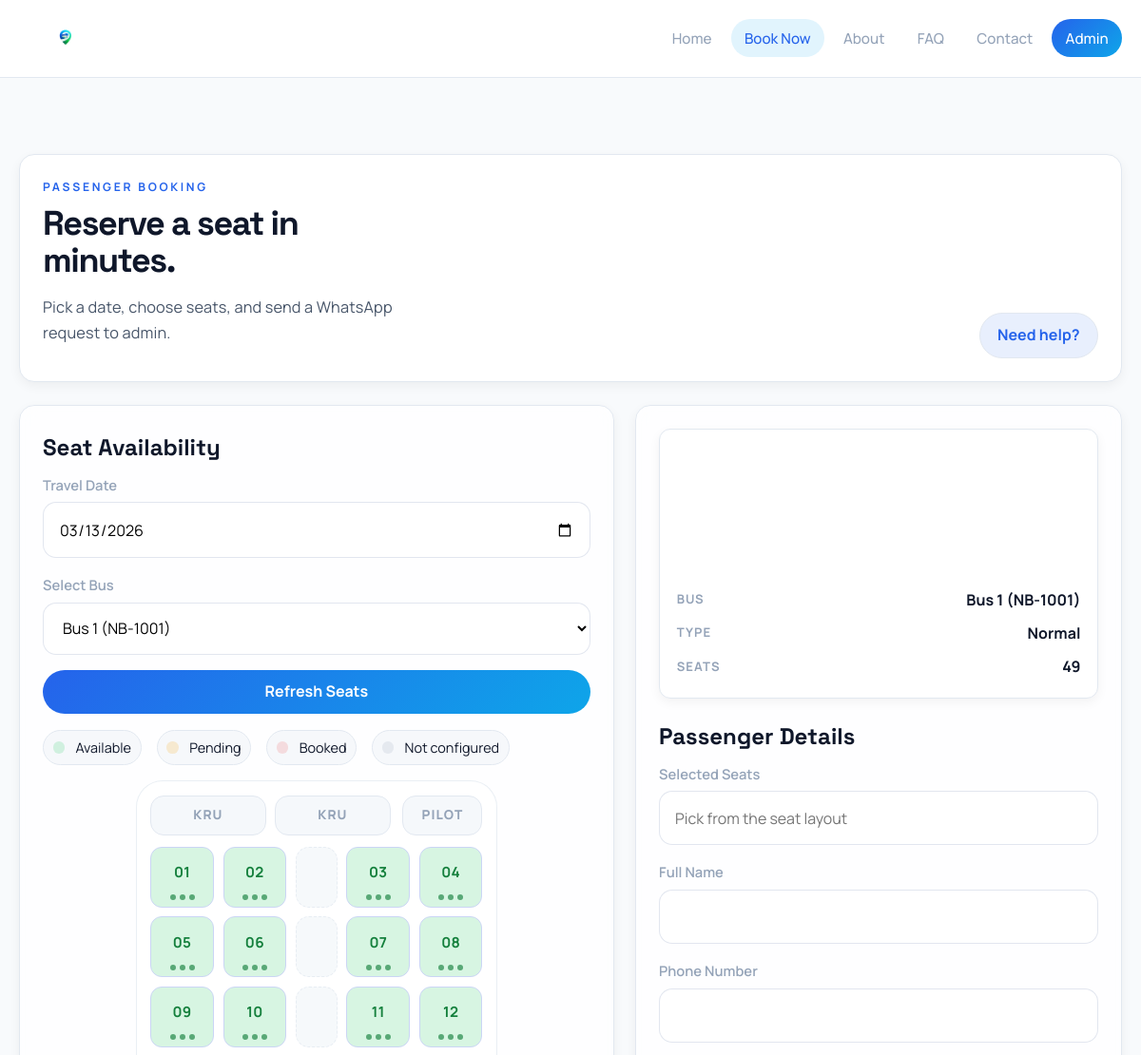
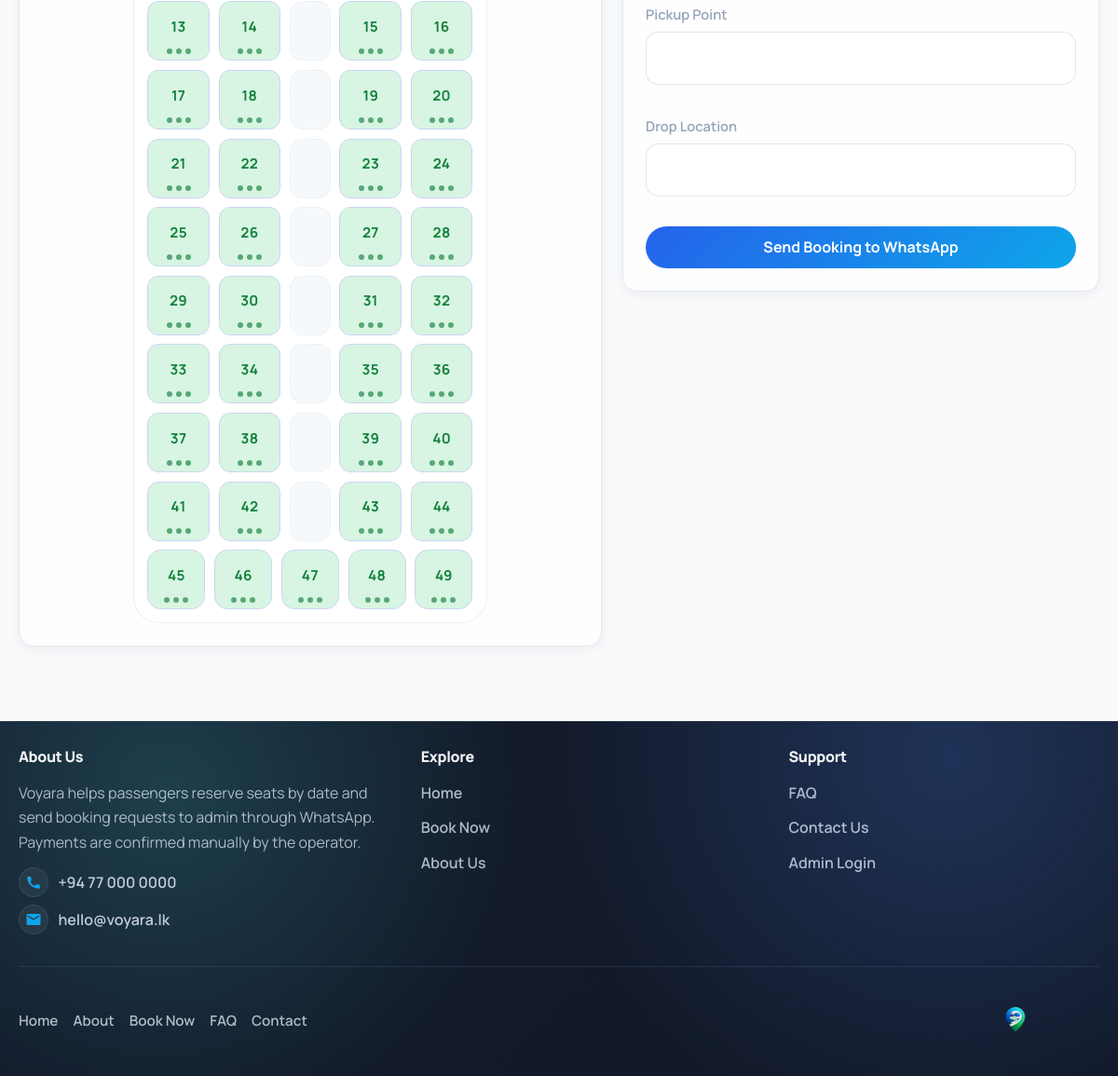
Screenshot of /booking.php with the database file from the repository (2 pictures, top to bottom).
### tables this page shows
CREATE TABLE IF NOT EXISTS buses (
    id INT UNSIGNED AUTO_INCREMENT PRIMARY KEY,
    name VARCHAR(100) NOT NULL,
    bus_number VARCHAR(50) NOT NULL,
    total_seats INT UNSIGNED NOT NULL DEFAULT 49,
    origin VARCHAR(150) NULL,
    destination VARCHAR(150) NULL,
    bus_type VARCHAR(50) NOT NULL DEFAULT 'Normal',
    description TEXT NULL,
    image_url TEXT NULL,
    start_time TIME NULL,
    end_time TIME NULL,
    is_active TINYINT(1) NOT NULL DEFAULT 1,
    created_at TIMESTAMP DEFAULT CURRENT_TIMESTAMP
);

### includes/db.php (called while the page is built, shortened)
<?php
function db(): PDO
{
    static $pdo = null;
    if ($pdo instanceof PDO) {
        return $pdo;
    }
    $dsn = sprintf('mysql:host=%s;port=%s;dbname=%s;charset=utf8mb4', DB_HOST, DB_PORT, DB_NAME);
    $pdo = new PDO($dsn, DB_USER, DB_PASS, [
        PDO::ATTR_ERRMODE => PDO::ERRMODE_EXCEPTION,
        PDO::ATTR_DEFAULT_FETCH_MODE => PDO::FETCH_ASSOC,
    ]);
    return $pdo;
}

### includes/functions.php (called while the page is built, shortened)
<?php
require_once __DIR__ . '/db.php';
function h(?string $value): string
{
    return htmlspecialchars((string) $value, ENT_QUOTES, 'UTF-8');
}
function request_value(string $key, string|int|float|bool $default = ''): string
{
    return trim((string) ($_POST[$key] ?? $_GET[$key] ?? $default));
}
function selected_date_or_today(?string $value = null): string
{
    $date = $value ?: date('Y-m-d');
    $parsed = DateTime::createFromFormat('Y-m-d', $date);
    return $parsed && $parsed->format('Y-m-d') === $date ? $date : date('Y-m-d');
}
function get_active_buses(): array
{
    $stmt = db()->prepare('SELECT id, name, bus_number, total_seats, origin, destination, bus_type, description, image_url, start_time, end_time, is_active FROM buses WHERE is_active = 1 ORDER BY id ASC');
    $stmt->execute();
    return $stmt->fetchAll();
}
function get_bus_by_id(int $busId): ?array
{
    $stmt = db()->prepare('SELECT id, name, bus_number, total_seats, origin, destination, bus_type, description, image_url, start_time, end_time, is_active FROM buses WHERE id = :id LIMIT 1');
    $stmt->execute(['id' => $busId]);
    $bus = $stmt->fetch();
    return $bus ?: null;
}
function get_bus_seats_with_status(int $busId, string $travelDate): array
{
    $sql = "
        SELECT
            s.id,
            s.seat_number,
            CASE
                WHEN o.status IS NOT NULL THEN o.status
                WHEN MAX(
                    CASE b.status
                        WHEN 'booked' THEN 2
                        WHEN 'pending' THEN 1
                        ELSE 0
                    END
                ) = 2 THEN 'booked'
                WHEN MAX(
                    CASE b.status
                        WHEN 'booked' THEN 2
                        WHEN 'pending' THEN 1
                        ELSE 0
                    END
                ) = 1 THEN 'pending'
                ELSE 'available'
            END AS seat_status
        FROM seats s
        LEFT JOIN seat_status_overrides o
            ON o.seat_id = s.id
            AND o.travel_date = :travel_date
        LEFT JOIN booking_seats bs ON bs.seat_id = s.id
        LEFT JOIN bookings b ON b.id = bs.booking_id
            AND b.travel_date = :travel_date
            AND b.status IN ('pending', 'booked')
        WHERE s.bus_id = :bus_id
        GROUP BY s.id, s.seat_number, o.status
        ORDER BY s.id ASC
    ";
    $stmt = db()->prepare($sql);
    $stmt->execute([
        'bus_id' => $busId,
        'travel_date' => $travelDate,
    ]);
    return $stmt->fetchAll();
}
function seat_number_normalize(string|int $seatNumber): string
{
    $n = (int) $seatNumber;
    return str_pad((string) $n, 2, '0', STR_PAD_LEFT);
}
function seat_layout_49(): array
{
    $rows = [];
    $seat = 1;
    for ($row = 1; $row <= 11; $row++) {
        $rows[] = [
            'type' => 'standard',
            'slots' => [
                seat_number_normalize($seat++),
                seat_number_normalize($seat++),
                null,
                seat_number_normalize($seat++),
                seat_number_normalize($seat++),
            ],
        ];
    }
    $rows[] = [
        'type' => 'back',
        'slots' => [
            seat_number_normalize($seat++),
            seat_number_normalize($seat++),
            seat_number_normalize($seat++),
            seat_number_normalize($seat++),
            seat_number_normalize($seat++),
        ],
    ];
    return $rows;
}
function seat_attributes_49(string $seatNumber): array
{
    $n = (int) $seatNumber;
    $zone = 'Middle';
    if ($n >= 1 && $n <= 12) {
        $zone = 'Near driver';
    } elseif ($n >= 33) {
        $zone = 'Back';
    }
    if ($n >= 45 && $n <= 49) {
        $side = match ($n - 44) {
            1 => 'Left window',
            2 => 'Left aisle',
            3 => 'Middle',
            4 => 'Right aisle',
            5 => 'Right window',
            default => 'Middle',
        };
        return [
            'zone' => 'Back',
            'side' => $side,
            'row' => 12,
            'is_back_bench' => true,
        ];
    }
    $row = (int) ceil($n / 4);
    $posInRow = (($n - 1) % 4) + 1;
    $side = match ($posInRow) {
        1 => 'Left window',
        2 => 'Left aisle',
        3 => 'Right aisle',
        4 => 'Right window',
        default => 'Unknown',
    };
    return [
        'zone' => $zone,
        'side' => $side,
        'row' => $row,
        'is_back_bench' => false,
    ];
}
function seat_label_49(string $seatNumber): string
{
    $seatNumber = seat_number_normalize($seatNumber);
    $attr = seat_attributes_49($seatNumber);
    $pieces = array_filter([$attr['zone'] ?? null, $attr['side'] ?? null]);
    return implode(' - ', $pieces);
}
function seats_by_number(array $seatsWithStatus): array
{
    $byNumber = [];
    foreach ($seatsWithStatus as $seat) {
        $raw = (string) $seat['seat_number'];
        $byNumber[$raw] = $seat;
        $normalized = seat_number_normalize($raw);
        if ($normalized !== '') {
            $byNumber[$normalized] = $seat;
        }
    }
    return $byNumber;
}

### booking.php (the view, shortened to what this page needs)
<?php
require_once __DIR__ . '/includes/functions.php';
$travelDate = selected_date_or_today(request_value('travel_date'));
$buses = get_active_buses();
$selectedBusId = (int) request_value('bus_id', $buses[0]['id'] ?? '0');
$selectedBus = $selectedBusId > 0 ? get_bus_by_id($selectedBusId) : null;
$busInactive = $selectedBus ? (int) ($selectedBus['is_active'] ?? 1) !== 1 : false;
$seats = ($selectedBus && !$busInactive) ? get_bus_seats_with_status($selectedBusId, $travelDate) : [];
$seatsByNumber = seats_by_number($seats);
$seatLayout = seat_layout_49();
$busType = $selectedBus ? ($selectedBus['bus_type'] ?? 'Normal') : 'Normal';
$busImage = $selectedBus ? ($selectedBus['image_url'] ?? '') : '';
$busImage = $busImage !== '' ? $busImage : 'https://images.unsplash.com/photo-tjbo7Vr04Xs?auto=format&fit=crop&w=1200&q=60';
$old = $_SESSION['booking_old'] ?? [];
require_once __DIR__ . '/includes/header.php';
?>
<section class="page-hero compact">
    <div>
        <p class="eyebrow">Passenger booking</p>
        <h1>Reserve a seat in minutes.</h1>
        <p class="lead">Pick a date, choose seats, and send a WhatsApp request to admin.</p>
    </div>
    <a class="button secondary" href="/faq.php">Need help?</a>
</section>
<div class="grid-two booking-grid">
    <section class="panel glass-panel <?= $buses === [] ? 'is-disabled' : '' ?>">
        <h2>Seat Availability</h2>
        <form method="get" class="stack-md">
            <label>
                <span>Travel Date</span>
                <input type="date" name="travel_date" value="<?= h($travelDate) ?>" min="<?= h(date('Y-m-d')) ?>" required>
            </label>
            <label>
                <span>Select Bus</span>
                <select name="bus_id" required>
                    <?php foreach ($buses as $bus): ?>
                        <option value="<?= (int) $bus['id'] ?>" <?= (int) $bus['id'] === $selectedBusId ? 'selected' : '' ?>>
                            <?= h($bus['name']) ?> (<?= h($bus['bus_number']) ?>)
                        </option>
                    <?php endforeach; ?>
                </select>
            </label>
            <button type="submit" class="button">Refresh Seats</button>
        </form>
        <div class="legend">
            <span><i class="dot available"></i> Available</span>
            <span><i class="dot pending"></i> Pending</span>
            <span><i class="dot booked"></i> Booked</span>
            <span><i class="dot missing"></i> Not configured</span>
        </div>
        <div class="bus-structure" data-seat-map="49" aria-label="Bus seat map">
            <?php if ($buses === []): ?>
                <p class="muted">No active buses are available. Ask admin to activate a bus first.</p>
            <?php elseif (!$selectedBus): ?>
                <p class="muted">No bus found. Add buses and seats in the database first.</p>
            <?php elseif ($seats === []): ?>
                <p class="muted">No seats configured for this bus. Import the schema to seed seats.</p>
            <?php else: ?>
                <div class="bus-outline" role="group" aria-label="Bus layout">
                    <div class="bus-top">
                        <div class="bus-crew" aria-hidden="true">
                            <div class="bus-staff">KRU</div>
                            <div class="bus-staff">KRU</div>
                        </div>
                        <div class="bus-pilot" aria-hidden="true">PILOT</div>
                    </div>
                    <div class="bus-seat-rows" role="group" aria-label="Passenger seats">
                        <?php foreach ($seatLayout as $row): ?>
                            <?php
                            $slots = $row['slots'];
                            $isBack = $row['type'] === 'back';
                            ?>
                            <div class="bus-seat-row <?= $isBack ? 'is-back' : '' ?>" role="group" aria-label="<?= $isBack ? 'Back row' : 'Row' ?>">
                                <?php if ($isBack): ?>
                                    <?php foreach ($slots as $slot): ?>
                                        <?php
                                        $seat = $seatsByNumber[$slot] ?? null;
                                        $status = $seat ? ($seat['seat_status'] ?? 'available') : 'missing';
                                        $seatId = (int) ($seat['id'] ?? 0);
                                        $label = $seat ? seat_label_49($slot) : 'Not configured';
                                        ?>
                                        <button
                                            type="button"
                                            class="seat <?= h($status) ?> <?= $seat ? '' : 'missing' ?> back-bench"
                                            data-seat-id="<?= $seatId ?: '' ?>"
                                            data-seat-number="<?= h($slot) ?>"
                                            data-seat-label="<?= h($label) ?>"
                                            title="<?= h($slot . ' - ' . $label) ?>"
                                            <?= ($status !== 'available' || $seatId === 0) ? 'disabled' : '' ?>
                                        >
                                            <span class="seat-num"><?= h($slot) ?></span>
                                        </button>
                                    <?php endforeach; ?>
                                <?php else: ?>
                                    <?php
                                    $leftWindow = $slots[0];
                                    $leftAisle = $slots[1];
                                    $rightAisle = $slots[3];
                                    $rightWindow = $slots[4];
                                    $rowSlots = [$leftWindow, $leftAisle, null, $rightAisle, $rightWindow];
                                    foreach ($rowSlots as $slot):
                                        if ($slot === null): ?>
                                            <div class="bus-aisle" aria-hidden="true"></div>
                                        <?php else:
                                            $seat = $seatsByNumber[$slot] ?? null;
                                            $status = $seat ? ($seat['seat_status'] ?? 'available') : 'missing';
                                            $seatId = (int) ($seat['id'] ?? 0);
                                            $label = $seat ? seat_label_49($slot) : 'Not configured';
                                            ?>
                                            <button
                                                type="button"
                                                class="seat <?= h($status) ?> <?= $seat ? '' : 'missing' ?>"
                                                data-seat-id="<?= $seatId ?: '' ?>"
                                                data-seat-number="<?= h($slot) ?>"
                                                data-seat-label="<?= h($label) ?>"
                                                title="<?= h($slot . ' - ' . $label) ?>"
                                                <?= ($status !== 'available' || $seatId === 0) ? 'disabled' : '' ?>
                                            >
                                                <span class="seat-num"><?= h($slot) ?></span>
                                            </button>
                                        <?php endif;
                                    endforeach; ?>
                                <?php endif; ?>
                            </div>
                        <?php endforeach; ?>
                    </div>
                </div>
            <?php endif; ?>
        </div>
    </section>
    <section class="panel booking-form-panel <?= $buses === [] ? 'is-disabled' : '' ?>">
        <div class="bus-detail-card" id="busDetailCard">
            <div class="bus-detail-cover" id="busDetailCover" style="background-image: url('<?= h($busImage) ?>')"></div>
            <div class="bus-detail-body">
                <div class="bus-detail-row">
                    <span class="bus-detail-label">Bus</span>
                    <strong id="busDetailName"><?= h($selectedBus ? $selectedBus['name'] : 'Bus') ?> (<?= h($selectedBus ? $selectedBus['bus_number'] : '-') ?>)</strong>
                </div>
                <div class="bus-detail-row">
                    <span class="bus-detail-label">Type</span>
                    <strong id="busDetailType"><?= h($busType ?: 'Normal') ?></strong>
                </div>
                <div class="bus-detail-row">
                    <span class="bus-detail-label">Seats</span>
                    <strong id="busDetailSeats"><?= (int) ($selectedBus ? $selectedBus['total_seats'] : 49) ?></strong>
                </div>
            </div>
        </div>
        <h2>Passenger Details</h2>
        <form method="post" action="/actions/submit-booking.php" id="bookingForm" class="stack-md">
            <label>
                <span>Selected Seats</span>
                <input type="text" id="selectedSeatsDisplay" value="" placeholder="Pick from the seat layout" readonly>
            </label>
            <label>
                <span>Full Name</span>
                <input type="text" name="full_name" value="<?= h($old['full_name'] ?? '') ?>" required>
            </label>
            <label>
                <span>Phone Number</span>
                <input type="text" name="phone" value="<?= h($old['phone'] ?? '') ?>" required>
            </label>
            <label>
                <span>Pickup Point</span>
                <input type="text" name="pickup_point" value="<?= h($old['pickup_point'] ?? '') ?>" list="pickupStops" autocomplete="off" required>
            </label>
            <label>
                <span>Drop Location</span>
                <input type="text" name="drop_location" value="<?= h($old['drop_location'] ?? '') ?>" list="dropStops" autocomplete="off" required>
            </label>
            <button type="submit" class="button">Send Booking to WhatsApp</button>
        </form>
    </section>
</div>
<?php require_once __DIR__ . '/includes/footer.php'; ?>

### rows the page displays
buses: name "Bus 1", bus_number "NB-1001", bus_type "Normal", total_seats "49"

### other values shown
$slot "01"
$slot "02"
$slot "03"
$slot "04"
$slot "05"
$slot "06"
$slot "07"
$slot "08"
$slot "09"
$slot "10"
$slot "11"
$slot "12"
$slot "13"
$slot "14"
$slot "15"
